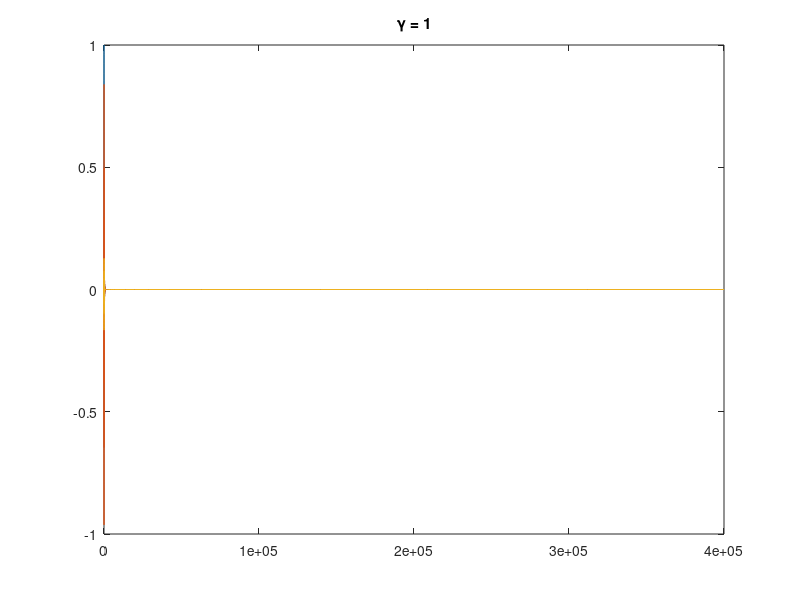

The MATLAB source for this figure:
function ode_test()

    N0 = 100;
    gamma = 1;
    timescale = N0^gamma;

    x0 = [ 1; 0; 0 ];
    t0 = 0;
    t1 = 4*10^5;
    tspan = [t0; t1] / timescale;
%     z0 = x0 / timescale;
    z0 = x0;

    function xdot = ode(t, x)
        xdot = zeros(size(x));
        xdot(1) = -0.03 * x(1) + 0.5 * x(3);
        xdot(2) = -0.3 * x(1) - 0.2 * x(2);
        xdot(3) = 0.02 * x(2) - 0.05 * x(3);
        xdot = xdot * timescale;
%         xdot(1) = -0.04*x(1) + 10^4*x(2)*x(3);
%         xdot(2) = 0.04*x(1) - 10^4*x(2)*x(3) - 3*10^7*x(2)^2;
%         xdot(3) = 3*10^7*x(2)^2;
    end

    options = odeset('RelTol',1e-3,'AbsTol',1e-6,'MaxStep',0.1*abs(t1 - t0));
    tic;
    [TAU, Z] = ode23s(@ode, tspan, z0, options);
    q = toc;
    ['Total execution time: ', num2str(round(q * 1000))]
%     X = timescale * Z;
    X = Z;
    T = timescale * TAU;

    figure();
    plot(T, X);
    title(['\gamma = ', num2str(gamma)]);

end
